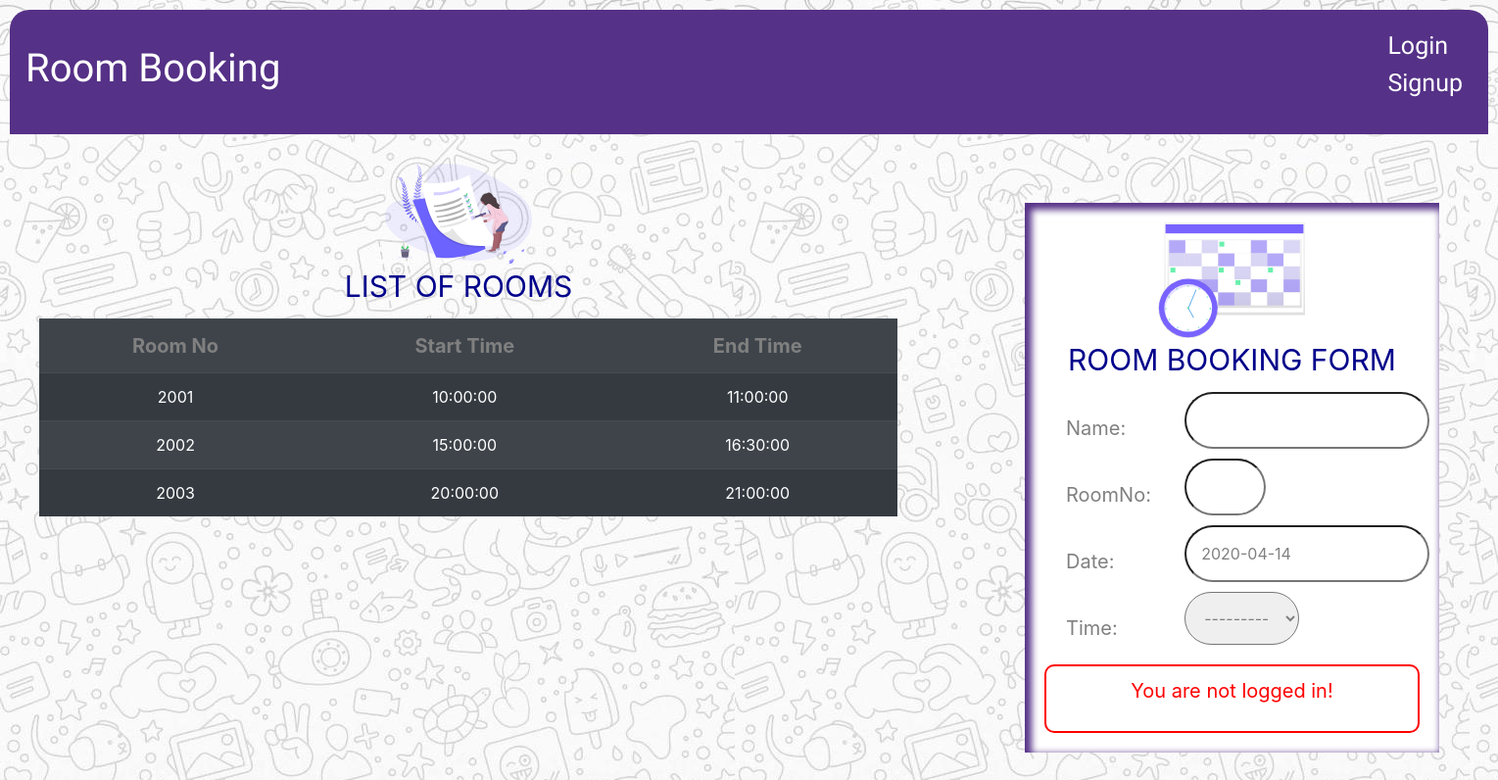
Screenshot of /bookRoom with the database file from the repository.
### RoomBooking/models.py (models this page shows)
class Available(models.Model):
    roomNo=models.IntegerField(default=None)
    startTime=models.TimeField(default=datetime.time(0,0,0))
    endTime=models.TimeField(default=datetime.time(0,0,0))
    def __str__(self):
        return "%s - %s"%(str(self.startTime),str(self.endTime))

### RoomBooking/views.py (the view)
# urls.py: path('bookRoom', views.bookRoom, name='bookRoom'),
def bookRoom(request):
    roomList=getRoomList()
    message2=False
    message=False
    if request.method=='POST':
        form=BookingForm(request.POST)
        if form.is_valid:
            Date=request.POST['Date']
            availableObject=Available.objects.get(id=(request.POST['Time']))
            startTime=availableObject.startTime
            endTime=availableObject.endTime
            todayDate=datetime.datetime.today()
            requiredDate=Date+" "+str(startTime)
            if datetime.datetime.strptime(requiredDate,'%Y-%m-%d %H:%M:%S')<todayDate:
                message="The time you have entered has passed!"
            else:
                roomAvailable=availableObject.roomNo
                roomNo=request.POST['roomNo']
                if int(str(roomAvailable))==int(str(roomNo)):
                    isVacant=checkVacancy(Date,startTime,endTime,roomNo)
                    if isVacant==True:
                        instance=form.save(commit=False)
                        instance.user=request.user
                        instance.save()
                        return render(request,'../templates/thanks.html')
                    else:
                        message='The room is  booked! Please make a different choice!'
                else:
                    message2="The room you want is not available in the desired slot. Please choose from the given list"
    else:
        form=BookingForm()
    return render(request,'../templates/bookingForm.html',{'form':form,
    'message':message,
    'roomList':roomList,
    'message2':message2})

### RoomBooking/forms.py
class BookingForm(ModelForm):
    class Meta:
        model=Guest
        exclude=['user']

### RoomBooking/views.py (called while the page is built)
def getRoomList():
    message=Available.objects.all()
    startTimeList=[i.startTime.strftime('%H:%M:%S') for i in message]
    endTimeList=[i.endTime.strftime('%H:%M:%S') for i in message]
    roomNoList=[str(i.roomNo) for i in message]
    roomList=[{'roomNo':roomNoList[i], 'startTime':startTimeList[i],
    'endTime':endTimeList[i]} for i in range (len(roomNoList))]
    return roomList

### RoomBooking/templates/bookingForm.html (shortened to what this page needs)
{%extends 'base.html'%}
{%load static%}
{%block content%}
<link rel="stylesheet" href="https://stackpath.bootstrapcdn.com/bootstrap/4.4.1/css/bootstrap.min.css">
<link rel="stylesheet" type="text/css" href="../static/css/bookingForm.css">
<div class='container'>
    <div class="list-container">
        <div class="img">
            <img class='img' src="{% static 'images/list1.svg'%}">
        </div>
        <span>LIST OF ROOMS</span>
        <div class='list'>
            <table class="table table-striped table-dark table-hover">
                <tr>
                    <th>Room No</th>
                    <th>Start Time</th>
                    <th>End Time</th>
                </tr>
            {%for i in roomList%}
            <tr>
                <td>{{i.roomNo}}</td>
                <td>{{i.startTime}}</td>
                <td>{{i.endTime}}</td>
            </tr>
            {%endfor%}
            </table>
        </div>
    </div>
    <div>
        <div class="form-container">
            <div class="img">
                <img class='img' src="{% static 'images/calendar.svg'%}">
            </div>
            <span>ROOM BOOKING FORM</span>
            <form class="form" method="post">
                {{form}}
                {%if user.is_authenticated%}
                    <input class="btn" type="submit" value="submit" name="submit" id="submit">
                {%else%}
            </form>
            <div class="alert-container">
                <div class="alert">
                    <p>You are not logged in!</p>
                </div>
            </div>
            {%endif%}
        </div>
    </div>
</div>
{%endblock%}

### RoomBooking/static/css/index.css (style rules this page uses)
* { margin: 0px; padding: 0px; }
.list-container { padding-right: 20px; }

### RoomBooking/static/css/bookingForm.css (style rules this page uses)
* { padding: 0px; margin: 0px; box-sizing: border-box; }
.container { display: grid; grid-template-columns: 80% auto; grid-gap: 30px; padding: 10px; text-align: center; margin: 10px; }
.container span, .container3 span { color: darkblue; font-size: 30px; }
.list-container { margin: 10px; padding: 0px; }
.table { margin: 10px; }
.alert { border: red solid 2px; border-radius: 10px; padding: 10px; margin: 0px; color: red; font-size: 20px; }
img { width: 150px; }
.form-container { padding: 20px; margin: 50px; margin-left: 100px; background-color: white; box-shadow: inset #553187 4px 4px 7px 3px; }
.form { display: grid; grid-template-columns: 25% 50%; text-align: left; padding: 10px; margin-right: 30px }
.form label { padding: 2px; margin: 10px; color: grey; font-size: 20px; margin-top:20px; }
.form input[type='text'] { width: 150%; color: grey; padding: 15px; margin-left: 50px; border-radius: 30px; margin-bottom: 10px; }
.table th { font-size: 20px; color: grey; }
.form select { width: 70%; margin-left:50px; margin-right:140px ; padding: 15px; color: grey; border-radius: 30px; margin-bottom: 10px; }
.form input[type='number'] { width: 50%; color: grey; padding: 15px; margin-left: 50px; border-radius: 30px; margin-bottom: 10px; }

### rows the page displays
Available: roomNo "2001", startTime "10:00:00", endTime "11:00:00"
Available: roomNo "2002", startTime "15:00:00", endTime "16:30:00"
Available: roomNo "2003", startTime "20:00:00", endTime "21:00:00"
